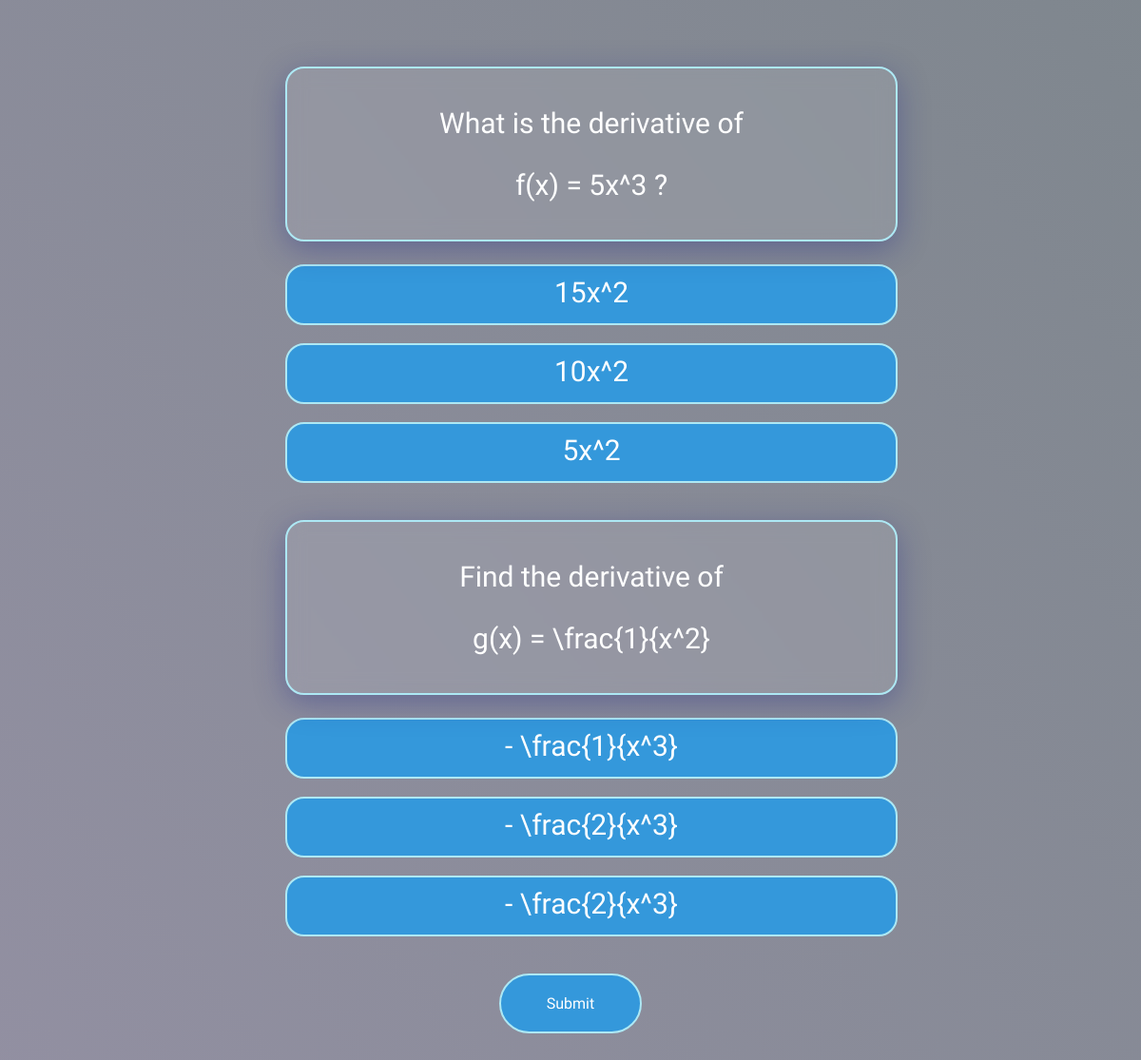
Page /practice-question/solo/2/ (signed in) on the committed database.
### quiz/models.py (models this page shows, shortened)
class SoloQuestion(models.Model):
    DIFFICULTY_CHOICES = [
        ('easy','Easy'),
        ('medium','Medium'),
        ('hard','Hard'),
    ]
    difficulty = models.CharField(max_length=10, choices=DIFFICULTY_CHOICES,  blank=True, null=True)
    question_text = models.TextField()
    question_formula = models.TextField(blank=True, null=True)
    option_a = models.TextField(null=True, blank=True)
    option_b = models.TextField(null=True, blank=True)
    option_c = models.TextField(null=True, blank=True)
    answer = models.CharField(max_length=100, null=True, blank=True)
    hint_question = models.CharField(max_length=100, null=True, blank=True)
    solution_here = models.ImageField(upload_to='solutions/',blank=True)

### quiz/views.py (the view, shortened to what this page needs)
# urls.py: path('practice-question/solo/<int:practice_mode_instance_id>/', views.practice_question_solo, name='practice'),
@csrf_exempt
@login_required(login_url='home')
def practice_question_solo(request, practice_mode_instance_id):
    practice_mode_instance = SoloPracticeMode.objects.get(id=practice_mode_instance_id)
    questions = list(practice_mode_instance.questions.all())
    random.shuffle(questions)
    return render(request, 'practiceQuestion/question.html', {'practice_mode_instance': practice_mode_instance, 'shuffled_questions': questions})

### templates/practiceQuestion/question.html (shortened to what this page needs)
<!DOCTYPE html>
<html lang="en">
<head>
  {% load static %}
  <link rel="stylesheet" href="{% static 'css/question/question.css' %}">
  <link rel="stylesheet" href="https://unpkg.com/mathlive/dist/mathlive-static.css" />
</head>
<body>
<div id="quiz-container">
  {% if practice_mode_instance.questions.all %}
  <form method="POST">
    {% for question in shuffled_questions %}
      <div class="question-container" id="question{{ question.id }}">
        <div class="question">
          <div class="text-question mathlive">
            <p>{{ question.question_text }}</p>
          </div>
          {% autoescape off %}
          <div class="mathlive">
            <p>{{ question.question_formula }}</p>
          </div>
          {% endautoescape %}
        </div>
        <div class="choices">
          <input type="radio" name="user_answer_{{ question.id }}" value="{{ question.option_a }}"  id="q{{ question.id }}a"><label for="q{{ question.id }}a" class="mathlive">{{ question.option_a }}</label><br>
          <input type="radio" name="user_answer_{{ question.id }}" value="{{ question.option_b }}" id="q{{ question.id }}b"><label for="q{{ question.id }}b" class="mathlive">{{ question.option_b }}</label><br>
          <input type="radio" name="user_answer_{{ question.id }}" value="{{ question.option_c }}" id="q{{ question.id }}c"><label for="q{{ question.id }}c" class="mathlive">{{ question.option_c }}</label><br>
        </div>
      </div>
    {% endfor %}
    <button>Submit</button>
  </form>
  {% else %}
    <p>No questions available for the selected criteria.</p>
  {% endif %}
</div>
</body>
</html>

### static/css/question/question.css (style rules this page uses)
body { font-family: 'Nova Square', sans-serif; background: linear-gradient(232deg, rgba(0, 15, 30, 0.5), rgba(38, 33, 69, 0.5)), url('/static/img/bg.jpg'); background-attachment: fixed; background-size: cover; background-repeat: no-repeat; margin: 0; padding: 0; }
#quiz-container { max-width: 600px; margin: 50px auto; padding: 20px; border-radius: 10px; opacity: 100%; transition: opacity 1s ease-in-out; text-align: center; }
.question-container { margin-bottom: 20px; opacity: 100%; transition: opacity 1s ease-in-out; background: transparent; }
.question { position: relative; text-align: center; justify-content: center; margin-bottom: 24px; color: #fff; border: 2px solid #ade8f4; background: rgba(255, 255, 255, 0.1); box-shadow: 0 8px 32px 0 rgba(31, 38, 135, 0.37); backdrop-filter: blur(1px); -webkit-backdrop-filter: blur(1px); border-radius: 20px; width: 600px; height: auto; overflow: hidden; padding: 10px 20px; backdrop-filter: blur(10px); font-size: 30px; }
.choices { margin-top: 10px; }
.choices label { display: block; font-size: 30px; font-family: 'Nova Square', sans-serif; padding: 10px; width: 620px; height: 40px; background-color: #3498db; color: #fff; border: 2px solid #ade8f4; border-radius: 20px; cursor: pointer; }
button { font-family: 'Nova Square', sans-serif; padding: 20px; width: 150px; background-color: #3498db; border: 2px solid #ade8f4; color: #fff; border-radius: 40px; font-size: 16px; cursor: pointer; transition: background-color 0.3s ease; }

### rows in the picture
SoloQuestion: question_text "What is the derivative of", question_formula "f(x) = 5x^3 ?", option_a "15x^2", option_b "10x^2", option_c "5x^2"
SoloQuestion: question_text "Find the derivative of", question_formula "g(x) = \\frac{1}{x^2}", option_a "- \\frac{1}{x^3}", option_b "- \\frac{2}{x^3}", option_c "- \\frac{2}{x^3}"
